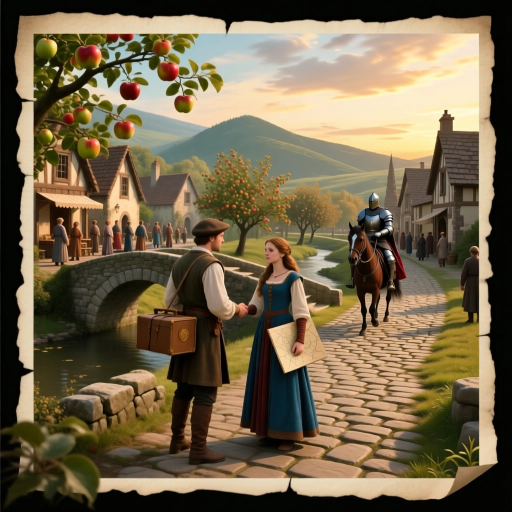
#> input picture _production/raw/cover-repaired.png, 1024 x 1024 px (shown at 1/2 size)
$ python finalize_crops.py
#> lines starting #> are read from the running program, lines starting #| are printed output that depends on the picture
#!/usr/bin/env python3
"""Crop accepted full-scene regions from platform generations."""

from pathlib import Path

from PIL import Image


ROOT = Path(__file__).resolve().parent
DEST = Path("/Users/yin/code/games/cinematic-story-template/src/story/img/worlds")


def main() -> None:
    # The repaired cover contains a clean continuous village scene inside the
    # rejected presentation border. This crop removes that border completely.
    cover = Image.open(ROOT / "raw" / "cover-repaired.png").convert("RGB")
#> cover is the input picture: PIL image 1024x1024 RGB; mean R, G, B 116.2, 101.8, 75.5
    cover_scene = cover.crop((70, 70, 954, 954)).resize((1024, 1024), Image.Resampling.LANCZOS)
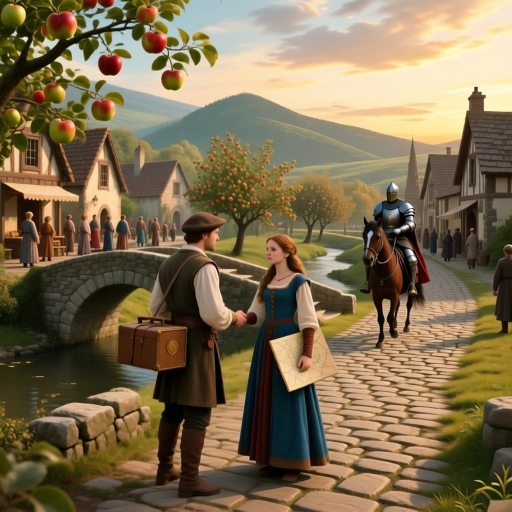
#> cover_scene: PIL image 1024x1024 RGB (shown at 1/2 size); mean R, G, B 125.4, 109.1, 79.7
    cover_scene.save(DEST / "the-erased-kingdom.webp", "WEBP", quality=90, method=6)
    # Development listing image. It contains no text, so it also satisfies the
    # platform rule that a poster must never contain Chinese characters.
    cover_scene.save(ROOT.parent / "public" / "poster.png", "PNG", optimize=True)

    # The repaired entry placed the original narrative scene inside a frame.
    # Crop only the scene pixels into the required 4:5 master; no frame remains.
    entry = Image.open(ROOT / "raw" / "entry-repaired.png").convert("RGB")
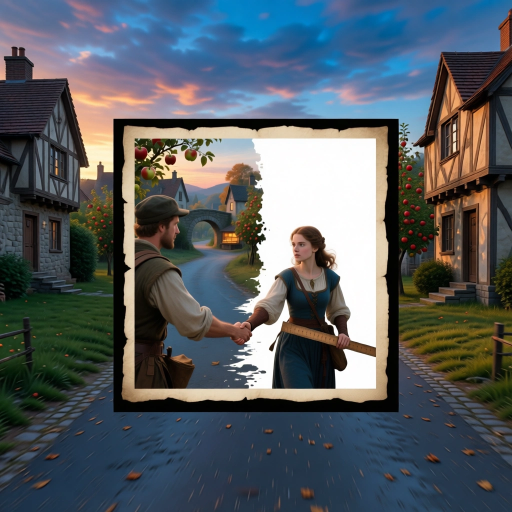
#> input picture _production/raw/entry-repaired.png, 1024 x 1024 px (shown at 1/2 size)
#> entry is the input picture: PIL image 1024x1024 RGB; mean R, G, B 85.2, 92.3, 97.4
    entry.crop((300, 277, 699, 776)).resize((1024, 1280), Image.Resampling.LANCZOS).save(
        DEST / "the-erased-kingdom-entry.webp", "WEBP", quality=90, method=6,
    )
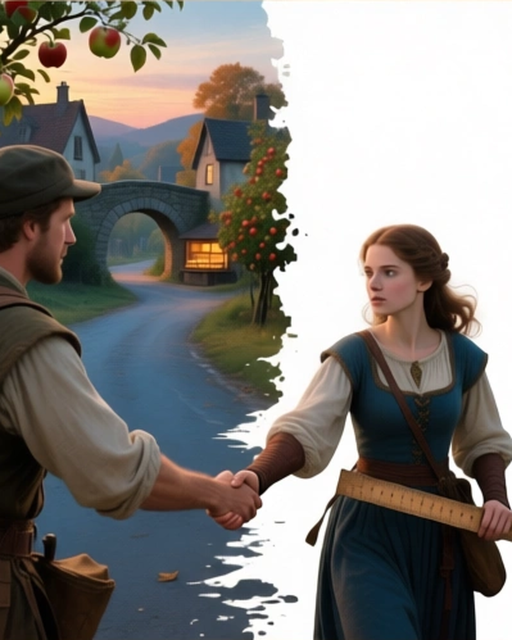
#> saved as the-erased-kingdom-entry.webp: PIL image 1024x1280 RGB (shown at 1/2 size); mean R, G, B 129.7, 126.3, 122.3


if __name__ == "__main__":
    main()
